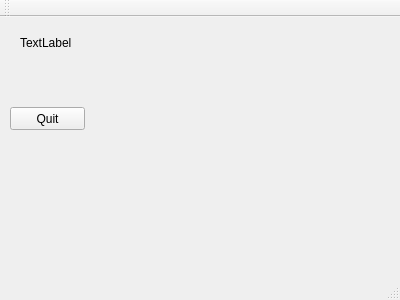
<?xml version="1.0" encoding="UTF-8"?>
<ui version="4.0">
 <class>DistributorWindow</class>
 <widget class="QMainWindow" name="DistributorWindow">
  <property name="geometry">
   <rect>
    <x>0</x>
    <y>0</y>
    <width>400</width>
    <height>300</height>
   </rect>
  </property>
  <property name="windowTitle">
   <string>DistributorWindow</string>
  </property>
  <widget class="QWidget" name="centralWidget">
   <widget class="QLabel" name="lblStatus">
    <property name="geometry">
     <rect>
      <x>20</x>
      <y>20</y>
      <width>54</width>
      <height>12</height>
     </rect>
    </property>
    <property name="text">
     <string>TextLabel</string>
    </property>
   </widget>
   <widget class="QPushButton" name="btnQuit">
    <property name="geometry">
     <rect>
      <x>10</x>
      <y>90</y>
      <width>75</width>
      <height>23</height>
     </rect>
    </property>
    <property name="text">
     <string>Quit</string>
    </property>
   </widget>
  </widget>
  <widget class="QMenuBar" name="menuBar">
   <property name="geometry">
    <rect>
     <x>0</x>
     <y>0</y>
     <width>400</width>
     <height>23</height>
    </rect>
   </property>
  </widget>
  <widget class="QToolBar" name="mainToolBar">
   <attribute name="toolBarArea">
    <enum>TopToolBarArea</enum>
   </attribute>
   <attribute name="toolBarBreak">
    <bool>false</bool>
   </attribute>
  </widget>
  <widget class="QStatusBar" name="statusBar"/>
 </widget>
 <layoutdefault spacing="6" margin="11"/>
 <resources/>
 <connections/>
</ui>
